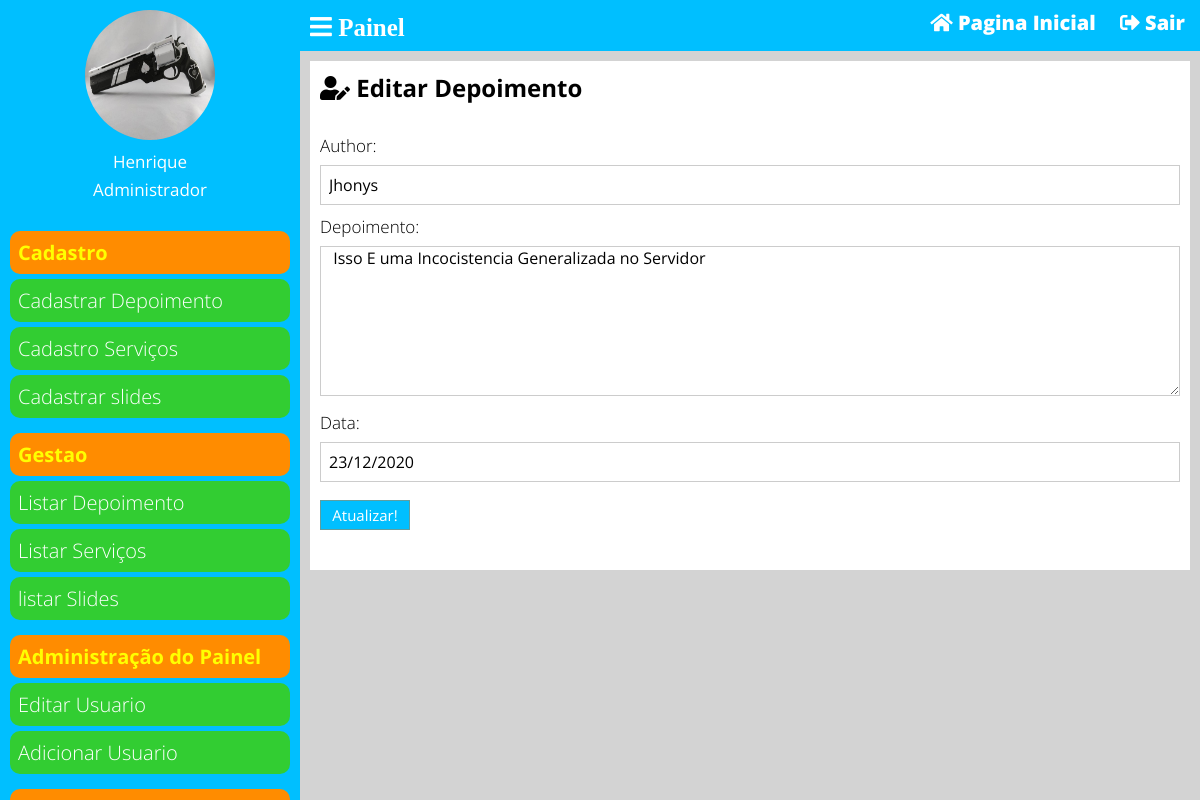
Screenshot of /painel/editar-depoimentos?id=24 (signed in) with the database file from the repository.
### classes/MYSQL.php (called while the page is built)
<?php
	class Mysql
	{
		private static $pdo;
		public static function conectar(){
			if (self::$pdo == null) {
				try{
				self::$pdo = new PDO('mysql:host='.HOST.';dbname='.DATABASE,USER,PASSWORD,array(PDO::MYSQL_ATTR_INIT_COMMAND => "SET NAMES utf8"));
				self::$pdo->setAttribute(PDO::ATTR_ERRMODE,PDO::ERRMODE_EXCEPTION);
				}catch(Exception $e){
					echo "<h2>Erro ao conectar!</h2>";
				}
			}
			return self::$pdo;
		}
	}
?>

### painel/pages/editar-depoimentos.php (the view, shortened to what this page needs)
<?php
	if (isset($_GET['id'])) {
		$id = intval($_GET['id']);
		$depoimentos = Painel::select('tb-site.depoimentos','id = ?',array($id));
	}else{
		Painel::alertSuccess('erro','Voce Precissa Passar o id');
		die();
	}
?>
<div class="box-content">
	<h2 class=""><i class="fas fa-user-edit"></i> Editar Depoimento</h2>
	<form method="post">
		<div class="form-group">
			<label>Author:</label>
			<input type="text" name="nome" required value="<?php echo $depoimentos['nome']; ?>">
		</div>
		<div class="form-group">
			<label>Depoimento: </label>
			<textarea name="depoimentos" required> <?php echo $depoimentos['depoimentos'];?></textarea>
		</div>
		<div class="form-group">
			<label>Data: </label>
			<input type="text" formato="data" name="data" required value="<?php echo date('d/m/Y'); ?>">
		</div>
		<div class="form-group">
			<input type="submit" name="acao" value="Atualizar!">
		</div>
	</form>
</div>

### Estilo/css/all.css (style rules this page uses)
.fa, .fas, .far, .fal, .fad, .fab { -moz-osx-font-smoothing: grayscale; -webkit-font-smoothing: antialiased; display: inline-block; font-style: normal; font-variant: normal; text-rendering: auto; line-height: 1; }
.fa-user-edit:before { content: "\f4ff"; }

### painel/css/style.css (style rules this page uses)
* { margin: 0; padding: 0; box-sizing: border-box; font-family: "Open Sans"; }
html,body { height: 100%; background: #d3d3d3; }
body { overflow-x: hidden; }
.box-content { background: white; padding: 10px; margin-bottom: 25px; }
.box-content form { margin: 30px 0; }
.box-content form label { font-size: 17px; font-weight: 300; color: black; display: block; }
.box-content form input[type=text] { margin-top: 8px; font-size: 16px; font-weight: normal; color: black; border:1px solid #ccc; width: 100%; height: 40px; padding-left: 8px; }
.box-content form textarea { margin-top: 8px; font-size: 16px; font-weight: normal; color: black; border:1px solid #ccc; width: 100%; height: 150px; padding-left: 8px; resize: vertical; }
.box-content form input[type=submit] { width: 90px; height: 30px; cursor: pointer; margin-top: 8px; font-size: 15px; background: #00BFFF; color:white; border: 1px solid #5F9EA0; }
.form-group { margin: 10px 0; }

### rows the page displays
tb-site.depoimentos: nome "Jhonys", depoimentos "Isso E uma Incocistencia Generalizada no Servidor"

### other values shown
$_SESSION['nome'] "Henrique"
pegaCargo($_SESSION['cargo']) "Administrador"
